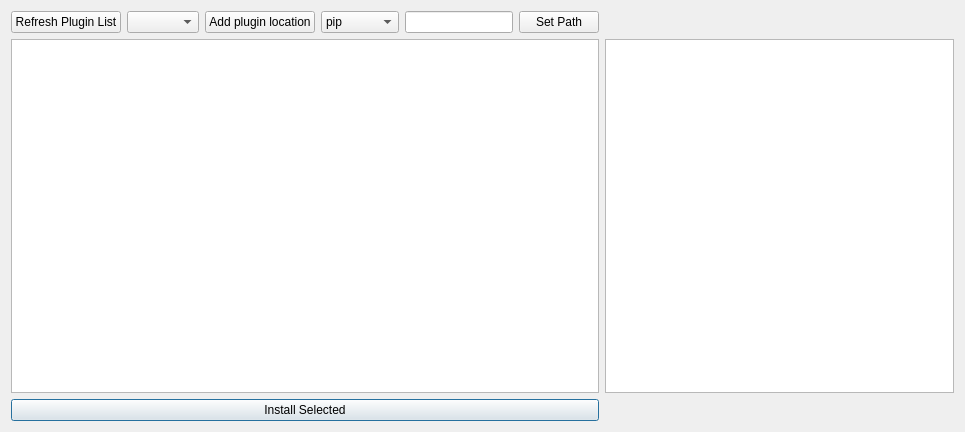
<?xml version="1.0" encoding="UTF-8"?>
<ui version="4.0">
 <class>PluginManagerWidget</class>
 <widget class="QDialog" name="PluginManagerWidget">
  <property name="geometry">
   <rect>
    <x>0</x>
    <y>0</y>
    <width>965</width>
    <height>432</height>
   </rect>
  </property>
  <property name="windowTitle">
   <string>Manage Plugins</string>
  </property>
  <layout class="QGridLayout" name="gridLayout">
   <item row="2" column="0">
    <widget class="QTableWidget" name="repoTable"/>
   </item>
   <item row="3" column="0">
    <widget class="QPushButton" name="installButton">
     <property name="text">
      <string>Install Selected</string>
     </property>
    </widget>
   </item>
   <item row="2" column="1">
    <widget class="QTextBrowser" name="pluginDescriptionBrowser"/>
   </item>
   <item row="0" column="0">
    <layout class="QHBoxLayout" name="horizontalLayout" stretch="0,0,0,0,0,0">
     <property name="sizeConstraint">
      <enum>QLayout::SetDefaultConstraint</enum>
     </property>
     <item>
      <widget class="QPushButton" name="refreshPluginsList">
       <property name="text">
        <string>Refresh Plugin List</string>
       </property>
      </widget>
     </item>
     <item>
      <widget class="QComboBox" name="environmentSelection">
       <property name="sizePolicy">
        <sizepolicy hsizetype="Preferred" vsizetype="Fixed">
         <horstretch>0</horstretch>
         <verstretch>0</verstretch>
        </sizepolicy>
       </property>
      </widget>
     </item>
     <item>
      <widget class="QPushButton" name="addPluginLocation">
       <property name="text">
        <string>Add plugin location</string>
       </property>
      </widget>
     </item>
     <item>
      <widget class="QComboBox" name="installMethod">
       <item>
        <property name="text">
         <string>pip</string>
        </property>
       </item>
       <item>
        <property name="text">
         <string>conda</string>
        </property>
       </item>
       <item>
        <property name="text">
         <string>no install</string>
        </property>
       </item>
      </widget>
     </item>
     <item>
      <widget class="QLineEdit" name="pythonPathInput"/>
     </item>
     <item>
      <widget class="QPushButton" name="setPythonPath">
       <property name="text">
        <string>Set Path</string>
       </property>
      </widget>
     </item>
    </layout>
   </item>
  </layout>
 </widget>
 <resources/>
 <connections/>
</ui>
